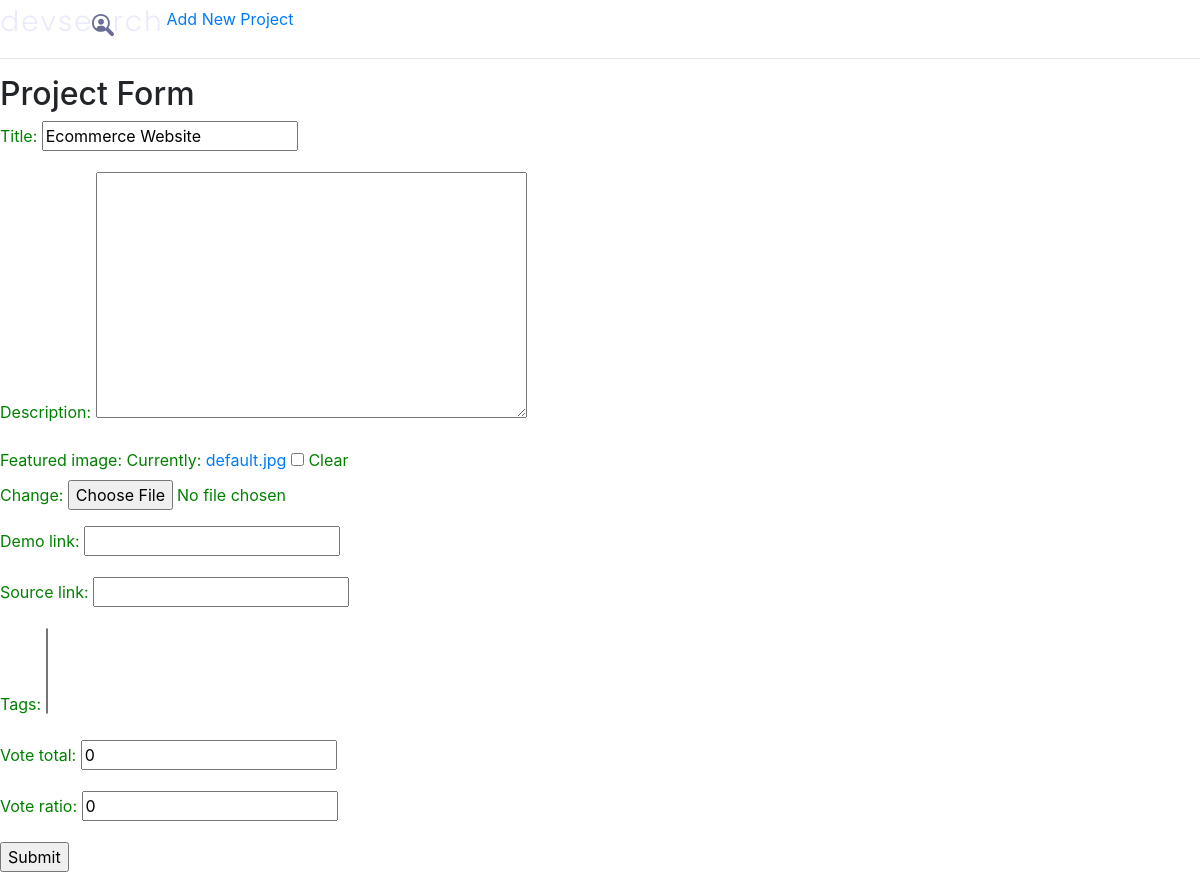
Page /update-project/3c34ad5a-e2cd-40b7-9423-53c94b58d49a/ on the earlier database version.
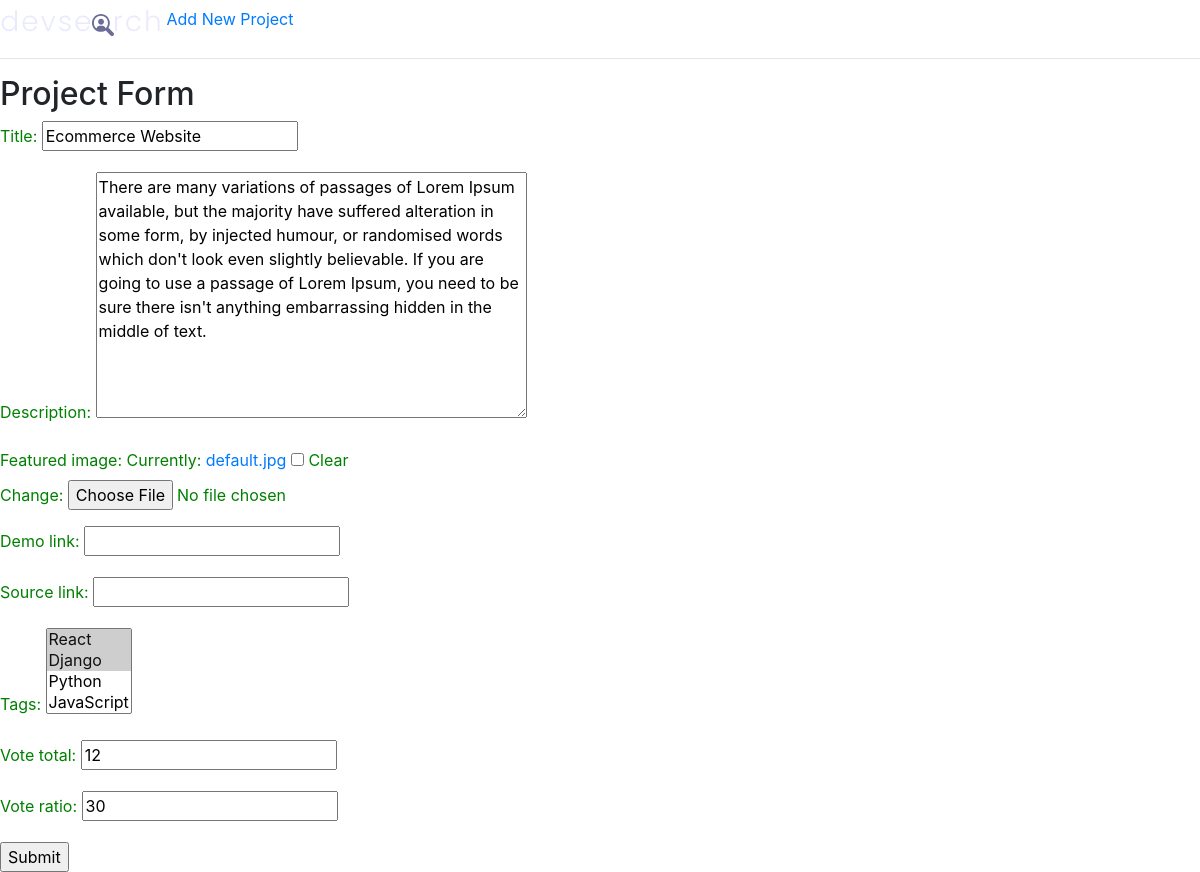
Same page on the later database version.
### projects/models.py (models this page shows, shortened)
class Project(models.Model):
    title = models.CharField(max_length=200)
    description = models.TextField(null=True, blank=True)
    featured_image = models.ImageField(default='default.jpg', null=True, blank=True)
    demo_link = models.CharField(max_length=2000, null=True, blank=True)
    source_link = models.CharField(max_length=2000, null=True, blank=True)
    tags = models.ManyToManyField('Tag', blank=True)        # if the Tag class is under then need to set in 'Tags', if above jsut simply use Tag
    vote_total = models.IntegerField(default=0, null=True, blank=True)
    vote_ratio = models.IntegerField(default=0, null=True, blank=True)
    created = models.DateTimeField(auto_now_add=True)
    id = models.UUIDField(default=uuid.uuid4, unique=True, primary_key=True, editable=False)

### projects/views.py (the view)
# urls.py: path('update-project/<str:pk>/', views.updateProject, name='update-project'),
def updateProject(request, pk):
    project = Project.objects.get(id=pk)
    form = projectForm(instance=project)
    if request.method == 'POST':
        form = projectForm(request.POST, request.FILES, instance=project)
        if form.is_valid():
            form.save()
            return redirect('projects')
    context = {'form':form}
    return render(request, 'projects/project_form.html', context)

### projects/forms.py
class projectForm(ModelForm):
    class Meta:
        model = Project
        fields = '__all__'

### projects/models.py (called while the page is built)
    def __str__(self):
        return self.name

### projects/templates/projects/project_form.html (shortened to what this page needs)
{% extends "main.html" %}
{% block content %}
<h2>Project Form</h2>
<form action="" method="POST" enctype="multipart/form-data">
    {{form.as_p}}
    <input type="submit" value="Submit">
</form>
{% endblock content %}

Differences in the rows shown:
changed Project "Ecommerce Website": description (not shown) → "There are many variations of passages of Lorem Ipsum available, but the majority have suffered alteration in some form, by injected humour, or randomised words which don't look even slightly believable. If you are going to use a passage of Lorem Ipsum, you need to be sure there isn't anything embarrassing hidden in the middle of text."; vote_total "0" → "12"; vote_ratio "0" → "30"
Other differences:
form field tags: (not shown) → "React ☑ / Django ☑ / Python / JavaScript"
